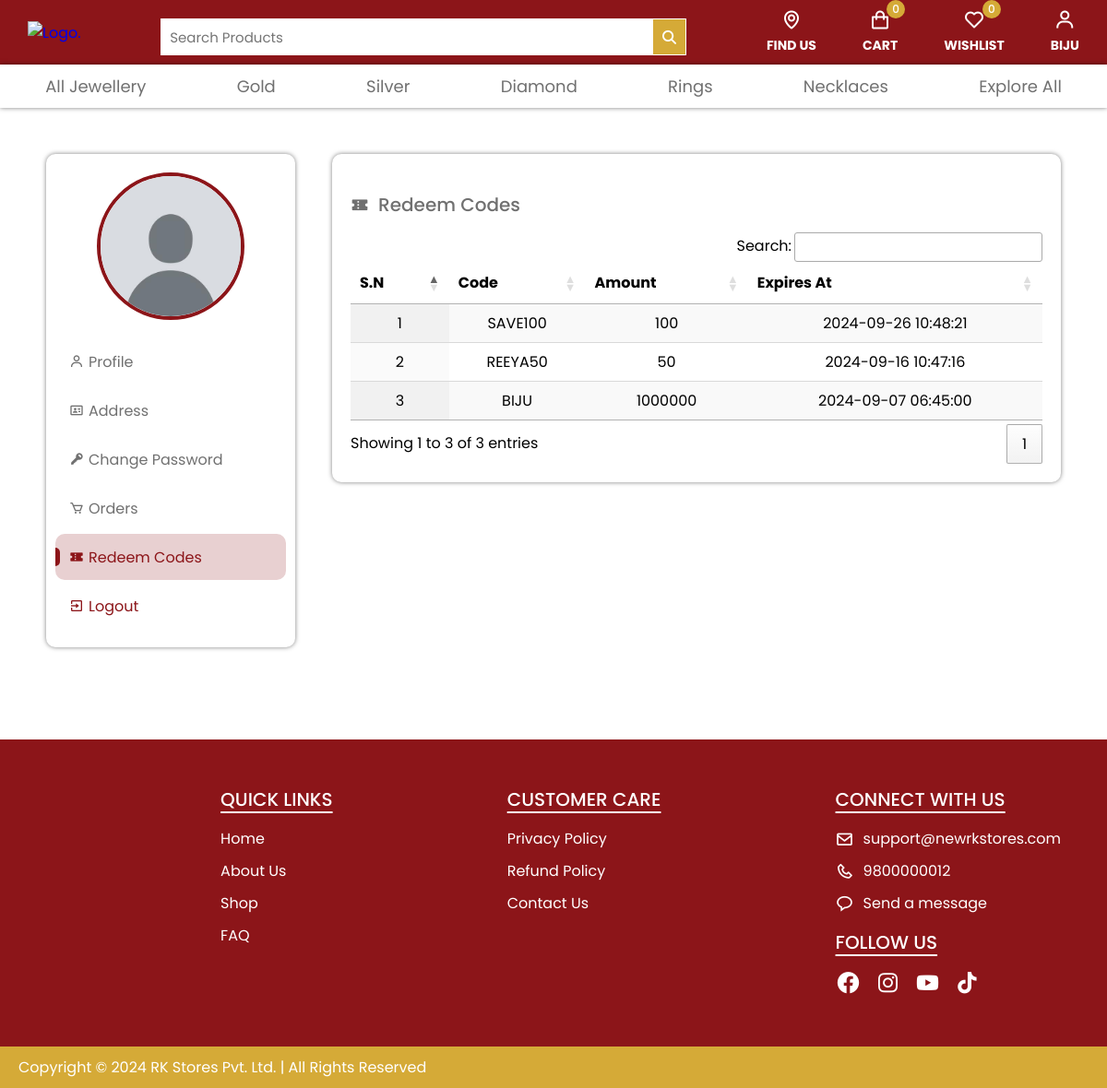
Page /gifts.php (signed in) on the earlier database version.
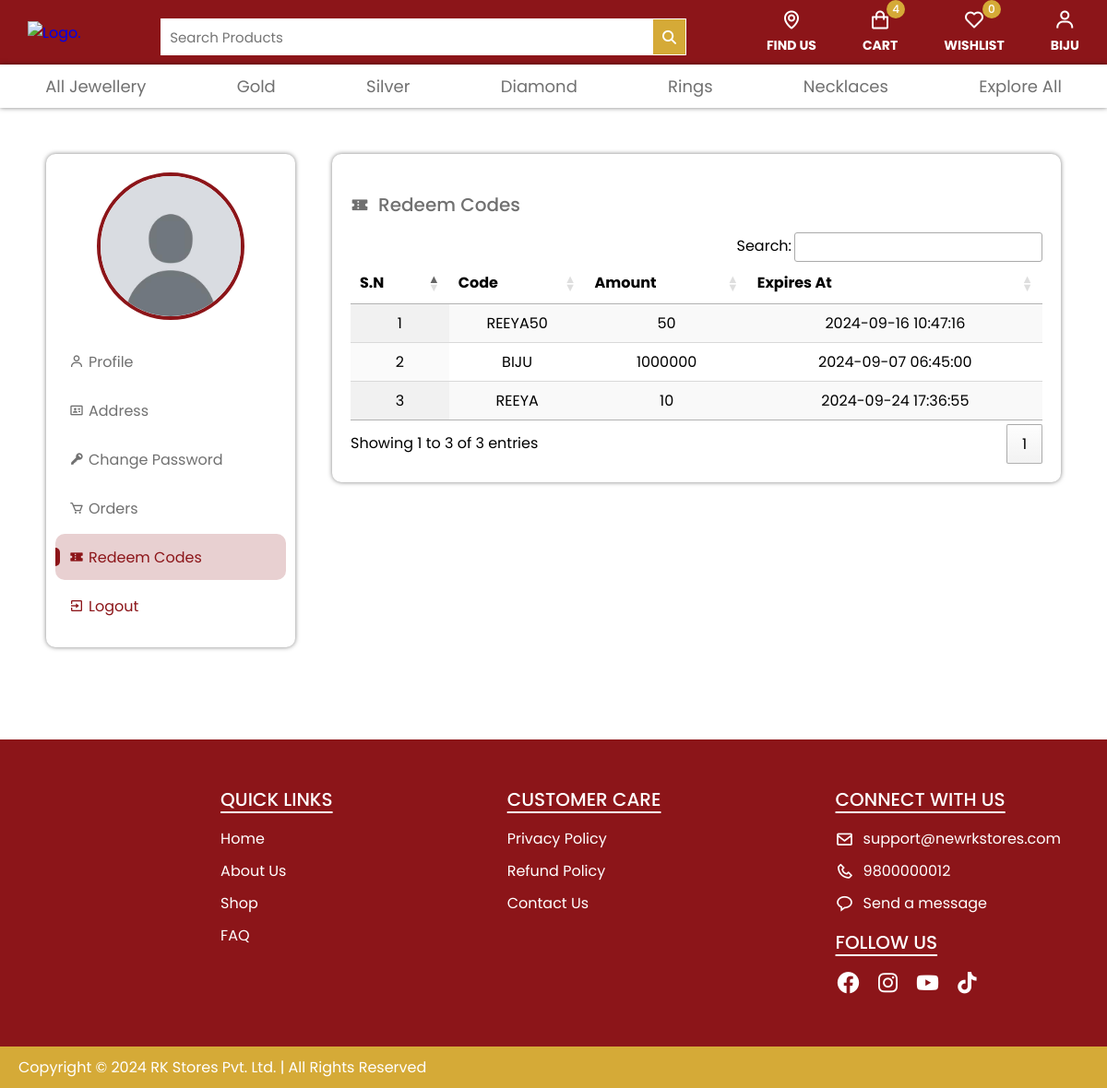
Same page on the later database version.
### tables this page shows
CREATE TABLE `redeemcode` (
  `code_Id` int(11) NOT NULL,
  `code` varchar(255) NOT NULL,
  `price` decimal(10,0) DEFAULT NULL,
  `visibility` enum('public','private') DEFAULT 'public',
  `created_at` timestamp NOT NULL DEFAULT current_timestamp(),
  `expires_at` timestamp NULL DEFAULT NULL,
  `remaining_Usage` int(11) DEFAULT 0
);

### gifts.php (the view, shortened to what the changed rows need)
<?php
include_once("./includes/header.php");
include_once("./includes/navbar.php");
include_once("./includes/connect.php");
?>
<div class="account-section">
    <div class="account-content">
        <div class="profile-details">
            <?php
            $sql = "SELECT * FROM redeemcode WHERE visibility='public' AND remaining_usage>0";
            $result = mysqli_query($conn, $sql);
            ?>
            <table id="example" class="display responsive nowrap" style="width:100%;text-align:center;">
                <thead>
                    <tr>
                        <th>S.N</th>
                        <th>Code</th>
                        <th>Amount</th>
                        <th>Expires At</th>
                    </tr>
                </thead>
                <tbody>
                    <?php
                    if (mysqli_num_rows($result) > 0) {
                        $i = 1;
                        while ($row = mysqli_fetch_assoc($result)) {
                            echo "<tr>";
                            echo "<td>" . $i . "</td>";
                            echo "<td>" . $row['code'] . "</td>";
                            echo "<td>" . $row['price'] . "</td>";
                            echo "<td>" . $row['expires_at'] . "</td>";
                            echo "</tr>";
                            $i++;
                        }
                    } else {
                        echo "<tr><td colspan='4'>No codes found</td></tr>";
                    }
                    ?>
                </tbody>
            </table>
        </div>
    </div>
</div>
<?php
include_once('./includes/footer-menu.php');
include_once('./includes/footer.php');
?>

### includes/navbar.php (shortened to what the changed rows need)
<?php
$connnnnnnn = mysqli_connect("localhost", "root", "", "rk_db");
$user_id = isset($_SESSION['user_id']) ? $_SESSION['user_id'] : 0;
$cart_item_count = 0;
if ($user_id > 0) {
    $cart_sql = "SELECT cart_id FROM carts WHERE user_id = '$user_id'";
    $cart_result = mysqli_query($connnnnnnn, $cart_sql);
    if ($cart_result && mysqli_num_rows($cart_result) > 0) {
        $cart = mysqli_fetch_assoc($cart_result);
        $cart_id = $cart['cart_id'];
        $count_sql = "SELECT COUNT(DISTINCT product_id) as unique_product_count
                      FROM cart_items
                      WHERE cart_id = '$cart_id'";
        $count_result = mysqli_query($connnnnnnn, $count_sql);
        if ($count_result) {
            $count_row = mysqli_fetch_assoc($count_result);
            $cart_item_count = $count_row['unique_product_count'];
        }
    }
} else {
    $cart_item_count = 0;
    $wishlist_item_count = 0;
}
?>
<div class="navbar">
    <div class="nav-links">
        <div class="cart links">
            <a href="cart.php">
                <div class="cart-icon icon">
                    <i class="bx bx-shopping-bag"></i> <span class="counter"><?php echo $cart_item_count; ?></span>
                </div>
            </a>
        </div>
    </div>
</div>

Differences in the rows shown:
no longer on this page (row edited): redeemcode: code "SAVE100", price "100", expires_at "2024-09-26 10:48:21"
added redeemcode: code "REEYA", price "10", expires_at "2024-09-24 17:36:55"
Other differences:
$cart_item_count: "0" → "4"
